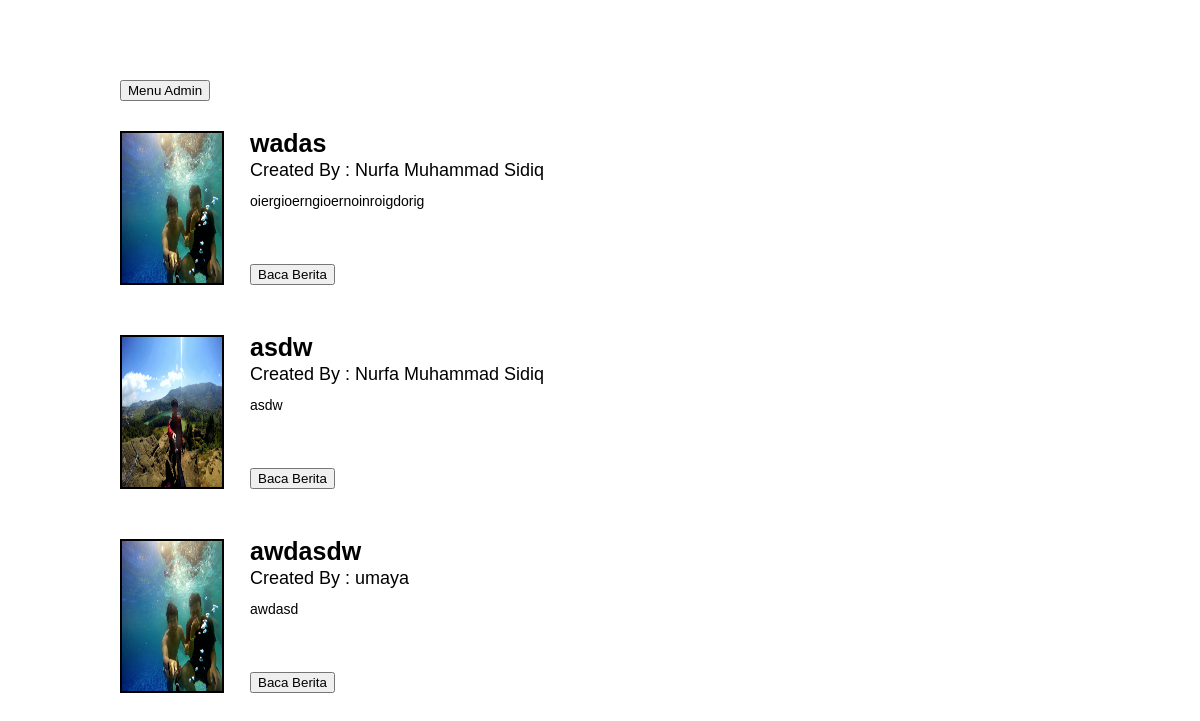
/4/index.php, run on the app's committed database.
### tables this page shows
CREATE TABLE `news` (
  `id_news` int(11) NOT NULL,
  `title` varchar(50) NOT NULL,
  `gambar` varchar(50) NOT NULL,
  `deskripsi` text NOT NULL,
  `create_time` date NOT NULL,
  `id_user` int(11) NOT NULL
);

CREATE TABLE `user` (
  `id_user` int(11) NOT NULL,
  `nama` varchar(50) NOT NULL,
  `email` varchar(50) NOT NULL,
  `rolee` varchar(50) NOT NULL
);

### 4/koneksi.php (called while the page is built, shortened)
<?php
    $koneksi = mysqli_connect('localhost', 'root', '', 'berita_digital');
    function tampilData($data) {
        global $koneksi;
        $datas = [];
        $sql = mysqli_query($koneksi, $data);
        while ($data = mysqli_fetch_assoc($sql)) {
            $datas[] = $data;
        }
        return $datas;
    }
?>

### 4/index.php (the view, shortened to what this page needs)
<?php require_once 'koneksi.php'; ?>
<!DOCTYPE html>
<html lang="en">
<head>
    <link rel="stylesheet" href="style.css">
</head>
<body>
<div class="container">
    <a href="admin.php"><button>Menu Admin</button></a>
    <?php
    $sql = tampilData("SELECT * FROM news INNER JOIN user ON news.id_user = user.id_user");
    foreach ($sql as $data):
    ?>
    <div class="magni">
        <div class="kotak">
            <img class="img" src="img/<?= $data['gambar'] ?>" alt="" width="100" height="150" alt="gambar">
            <div class="isi">
            <p class="title"><?= $data['title']; ?></p>
            <p class="penulis">Created By : <?= $data['nama']; ?></p>
            <p class="paragraf"><?= $data['deskripsi']; ?></p>
            <a href="bacaberita.php?id=<?= $data['id_news']; ?>"><button class="baca">Baca Berita</button></a>
            </div>
        </div>
    </div>
    <?php endforeach; ?>
</div>
</body>
</html>

### 4/style.css (style rules this page uses)
html, body, div, span, applet, object, iframe, h1, h2, h3, h4, h5, h6, p, blockquote, pre, a, abbr, acronym, address, big, cite, code, del, dfn, em, img, ins, kbd, q, s, samp, small, strike, strong, sub, sup, tt, var, b, u, i, center, dl, dt, dd, ol, ul, li, fieldset, form, label, legend, table, caption, tbody, tfoot, thead, tr, th, td, article, aside, canvas, details, embed, figure, figcaption, footer, header, hgroup, menu, nav, output, ruby, section, summary, time, mark, audio, video { margin: 0; padding: 0; border: 0; font-size: 100%; font: inherit; vertical-align: baseline; }
body { line-height: 1; }
.container { width: 80%; margin: 80px auto; background-color: #FFFFFF; position: relative; font-family: Arial, Helvetica, sans-serif; }
.magni { margin-top: 30px; }
.kotak { margin-bottom: 50px; }
.isi { padding-left: 130px; }
.img { float: left; border: 2px black solid; }
.title { font-size: 25px; font-weight: bold; }
.penulis { font-size: 18px; margin-top: 5px; }
.paragraf { margin-top: 15px; font-size: 14px; text-align: justify; height: 60px; overflow: hidden; }
.baca { margin-top: 10px; }

### data on the page
news: gambar (picture), title "wadas", id_user.nama "Nurfa Muhammad Sidiq", deskripsi "oiergioerngioernoinroigdorig"
news: gambar (picture), title "asdw", id_user.nama "Nurfa Muhammad Sidiq", deskripsi "asdw"
news: gambar (picture), title "awdasdw", id_user.nama "umaya", deskripsi "awdasd"
